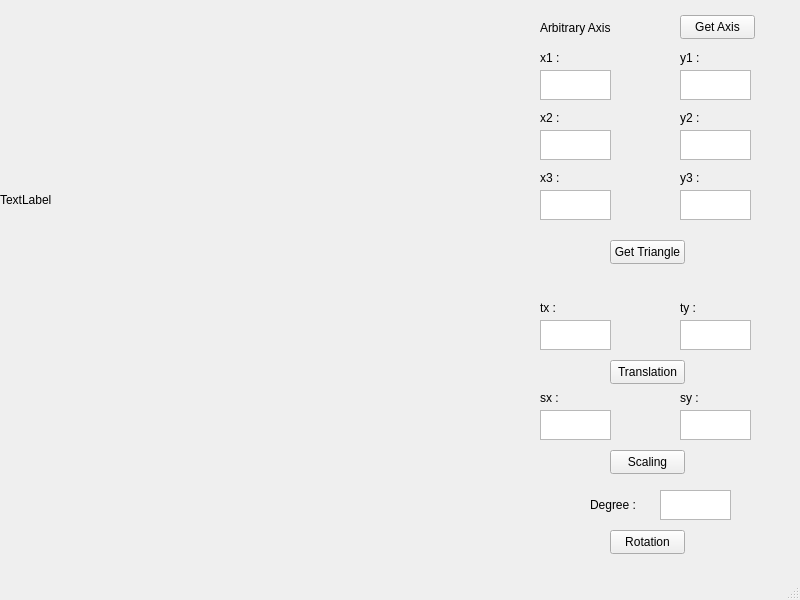
<?xml version="1.0" encoding="UTF-8"?>
<ui version="4.0">
 <class>MainWindow</class>
 <widget class="QMainWindow" name="MainWindow">
  <property name="geometry">
   <rect>
    <x>0</x>
    <y>0</y>
    <width>800</width>
    <height>600</height>
   </rect>
  </property>
  <property name="windowTitle">
   <string>MainWindow</string>
  </property>
  <widget class="QWidget" name="centralwidget">
   <widget class="QLabel" name="label">
    <property name="geometry">
     <rect>
      <x>0</x>
      <y>0</y>
      <width>400</width>
      <height>400</height>
     </rect>
    </property>
    <property name="text">
     <string>TextLabel</string>
    </property>
   </widget>
   <widget class="QLabel" name="label_2">
    <property name="geometry">
     <rect>
      <x>540</x>
      <y>20</y>
      <width>81</width>
      <height>16</height>
     </rect>
    </property>
    <property name="text">
     <string>Arbitrary Axis</string>
    </property>
   </widget>
   <widget class="QPushButton" name="pushButton">
    <property name="geometry">
     <rect>
      <x>680</x>
      <y>15</y>
      <width>75</width>
      <height>24</height>
     </rect>
    </property>
    <property name="text">
     <string>Get Axis</string>
    </property>
   </widget>
   <widget class="QLabel" name="label_3">
    <property name="geometry">
     <rect>
      <x>540</x>
      <y>50</y>
      <width>31</width>
      <height>16</height>
     </rect>
    </property>
    <property name="text">
     <string>x1 :</string>
    </property>
   </widget>
   <widget class="QLabel" name="label_4">
    <property name="geometry">
     <rect>
      <x>680</x>
      <y>50</y>
      <width>31</width>
      <height>16</height>
     </rect>
    </property>
    <property name="text">
     <string>y1 :</string>
    </property>
   </widget>
   <widget class="QTextEdit" name="textEdit">
    <property name="geometry">
     <rect>
      <x>540</x>
      <y>70</y>
      <width>71</width>
      <height>30</height>
     </rect>
    </property>
   </widget>
   <widget class="QTextEdit" name="textEdit_2">
    <property name="geometry">
     <rect>
      <x>680</x>
      <y>70</y>
      <width>71</width>
      <height>30</height>
     </rect>
    </property>
   </widget>
   <widget class="QLabel" name="label_5">
    <property name="geometry">
     <rect>
      <x>540</x>
      <y>110</y>
      <width>31</width>
      <height>16</height>
     </rect>
    </property>
    <property name="text">
     <string>x2 :</string>
    </property>
   </widget>
   <widget class="QLabel" name="label_6">
    <property name="geometry">
     <rect>
      <x>680</x>
      <y>110</y>
      <width>31</width>
      <height>16</height>
     </rect>
    </property>
    <property name="text">
     <string>y2 :</string>
    </property>
   </widget>
   <widget class="QTextEdit" name="textEdit_4">
    <property name="geometry">
     <rect>
      <x>680</x>
      <y>130</y>
      <width>71</width>
      <height>30</height>
     </rect>
    </property>
   </widget>
   <widget class="QTextEdit" name="textEdit_3">
    <property name="geometry">
     <rect>
      <x>540</x>
      <y>130</y>
      <width>71</width>
      <height>30</height>
     </rect>
    </property>
   </widget>
   <widget class="QLabel" name="label_7">
    <property name="geometry">
     <rect>
      <x>540</x>
      <y>170</y>
      <width>31</width>
      <height>16</height>
     </rect>
    </property>
    <property name="text">
     <string>x3 :</string>
    </property>
   </widget>
   <widget class="QLabel" name="label_8">
    <property name="geometry">
     <rect>
      <x>680</x>
      <y>170</y>
      <width>31</width>
      <height>16</height>
     </rect>
    </property>
    <property name="text">
     <string>y3 :</string>
    </property>
   </widget>
   <widget class="QTextEdit" name="textEdit_6">
    <property name="geometry">
     <rect>
      <x>680</x>
      <y>190</y>
      <width>71</width>
      <height>30</height>
     </rect>
    </property>
   </widget>
   <widget class="QTextEdit" name="textEdit_5">
    <property name="geometry">
     <rect>
      <x>540</x>
      <y>190</y>
      <width>71</width>
      <height>30</height>
     </rect>
    </property>
   </widget>
   <widget class="QPushButton" name="pushButton_2">
    <property name="geometry">
     <rect>
      <x>610</x>
      <y>240</y>
      <width>75</width>
      <height>24</height>
     </rect>
    </property>
    <property name="text">
     <string>Get Triangle</string>
    </property>
   </widget>
   <widget class="QLabel" name="label_9">
    <property name="geometry">
     <rect>
      <x>540</x>
      <y>300</y>
      <width>31</width>
      <height>16</height>
     </rect>
    </property>
    <property name="text">
     <string>tx :</string>
    </property>
   </widget>
   <widget class="QLabel" name="label_10">
    <property name="geometry">
     <rect>
      <x>680</x>
      <y>300</y>
      <width>31</width>
      <height>16</height>
     </rect>
    </property>
    <property name="text">
     <string>ty :</string>
    </property>
   </widget>
   <widget class="QTextEdit" name="textEdit_8">
    <property name="geometry">
     <rect>
      <x>680</x>
      <y>320</y>
      <width>71</width>
      <height>30</height>
     </rect>
    </property>
   </widget>
   <widget class="QTextEdit" name="textEdit_7">
    <property name="geometry">
     <rect>
      <x>540</x>
      <y>320</y>
      <width>71</width>
      <height>30</height>
     </rect>
    </property>
   </widget>
   <widget class="QLabel" name="label_11">
    <property name="geometry">
     <rect>
      <x>540</x>
      <y>390</y>
      <width>31</width>
      <height>16</height>
     </rect>
    </property>
    <property name="text">
     <string>sx :</string>
    </property>
   </widget>
   <widget class="QLabel" name="label_12">
    <property name="geometry">
     <rect>
      <x>680</x>
      <y>390</y>
      <width>31</width>
      <height>16</height>
     </rect>
    </property>
    <property name="text">
     <string>sy :</string>
    </property>
   </widget>
   <widget class="QTextEdit" name="textEdit_10">
    <property name="geometry">
     <rect>
      <x>680</x>
      <y>410</y>
      <width>71</width>
      <height>30</height>
     </rect>
    </property>
   </widget>
   <widget class="QTextEdit" name="textEdit_9">
    <property name="geometry">
     <rect>
      <x>540</x>
      <y>410</y>
      <width>71</width>
      <height>30</height>
     </rect>
    </property>
   </widget>
   <widget class="QLabel" name="label_13">
    <property name="geometry">
     <rect>
      <x>590</x>
      <y>495</y>
      <width>51</width>
      <height>20</height>
     </rect>
    </property>
    <property name="text">
     <string>Degree :</string>
    </property>
   </widget>
   <widget class="QTextEdit" name="textEdit_11">
    <property name="geometry">
     <rect>
      <x>660</x>
      <y>490</y>
      <width>71</width>
      <height>30</height>
     </rect>
    </property>
   </widget>
   <widget class="QPushButton" name="pushButton_3">
    <property name="geometry">
     <rect>
      <x>610</x>
      <y>360</y>
      <width>75</width>
      <height>24</height>
     </rect>
    </property>
    <property name="text">
     <string>Translation</string>
    </property>
   </widget>
   <widget class="QPushButton" name="pushButton_4">
    <property name="geometry">
     <rect>
      <x>610</x>
      <y>450</y>
      <width>75</width>
      <height>24</height>
     </rect>
    </property>
    <property name="text">
     <string>Scaling</string>
    </property>
   </widget>
   <widget class="QPushButton" name="pushButton_5">
    <property name="geometry">
     <rect>
      <x>610</x>
      <y>530</y>
      <width>75</width>
      <height>24</height>
     </rect>
    </property>
    <property name="text">
     <string>Rotation</string>
    </property>
   </widget>
  </widget>
  <widget class="QMenuBar" name="menubar">
   <property name="geometry">
    <rect>
     <x>0</x>
     <y>0</y>
     <width>800</width>
     <height>22</height>
    </rect>
   </property>
  </widget>
  <widget class="QStatusBar" name="statusbar"/>
 </widget>
 <resources/>
 <connections/>
</ui>
